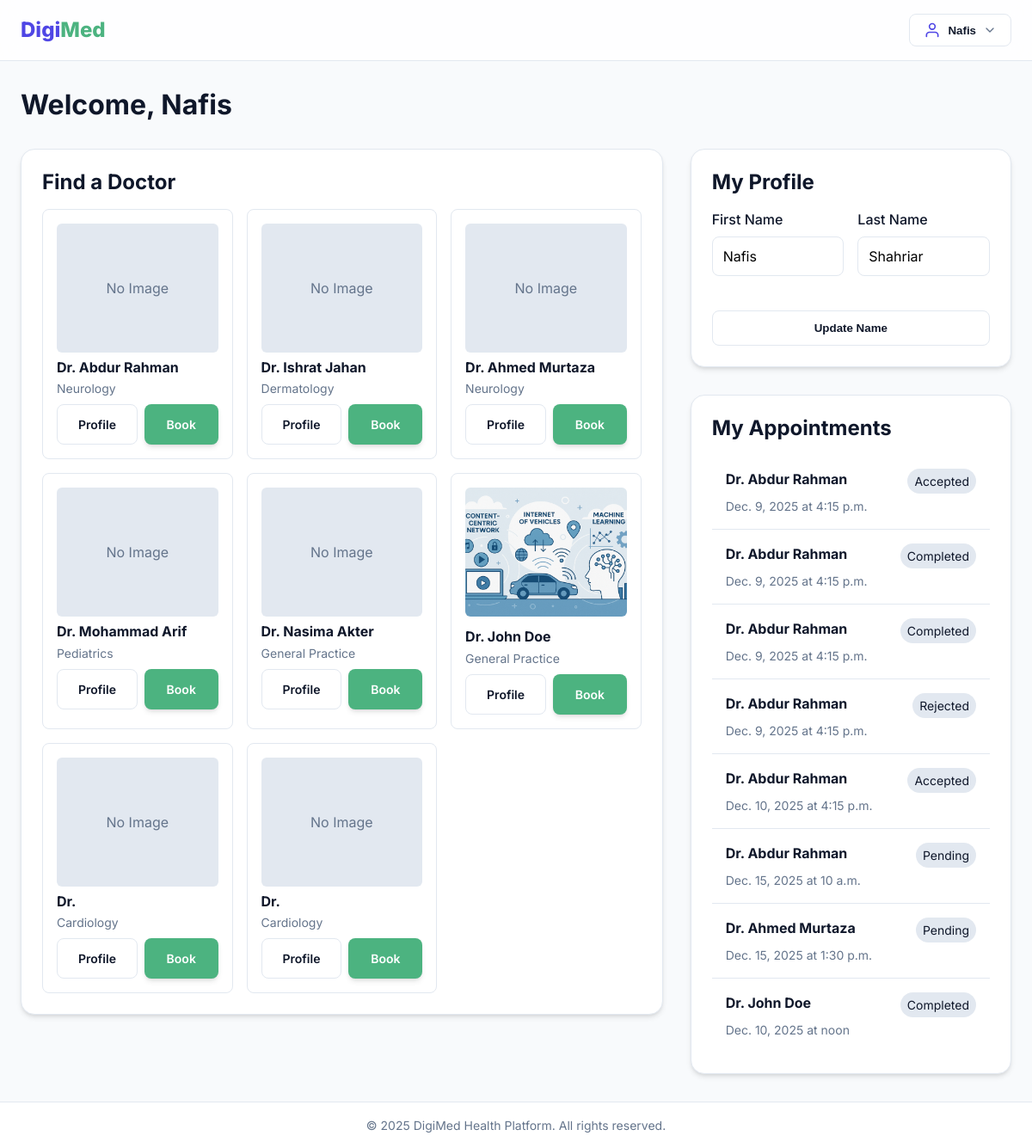
The page /auth/dashboard/patient/ (signed in) on the database its author committed.
### users/models.py (models this page shows, shortened)
class User(AbstractUser):
    IS_PATIENT = 'patient'
    IS_DOCTOR = 'doctor'
    IS_ADMIN = 'admin'
    ROLE_CHOICES = [
        (IS_PATIENT, 'Patient'),
        (IS_DOCTOR, 'Doctor'),
        (IS_ADMIN, 'Admin'),
    ]
    role = models.CharField(max_length=10, choices=ROLE_CHOICES, default=IS_PATIENT)
    def is_doctor(self):
        return self.role == self.IS_DOCTOR
    def is_patient(self):
        return self.role == self.IS_PATIENT

class DoctorProfile(models.Model):
    user = models.OneToOneField(User, on_delete=models.CASCADE, related_name='doctor_profile')
    specialization = models.ForeignKey(Specialization, on_delete=models.SET_NULL, null=True)
    bio = models.TextField(blank=True)
    profile_picture = models.ImageField(upload_to='doctors/', blank=True, null=True)
    is_verified = models.BooleanField(default=False)
    start_time = models.TimeField(default='09:00')
    end_time = models.TimeField(default='17:00')
    working_days = models.CharField(max_length=100, default='Mon,Tue,Wed,Thu,Fri', help_text="Comma-separated days (e.g. Mon,Tue)")

class Specialization(models.Model):
    name = models.CharField(max_length=100)
    description = models.TextField(blank=True)
    def __str__(self):
        return self.name

### appointments/models.py (models this page shows, shortened)
class Appointment(models.Model):
    STATUS_CHOICES = [
        ('pending', 'Pending'),
        ('accepted', 'Accepted'),
        ('rejected', 'Rejected'),
        ('completed', 'Completed'),
    ]
    patient = models.ForeignKey(settings.AUTH_USER_MODEL, on_delete=models.CASCADE, related_name='appointments_as_patient')
    doctor = models.ForeignKey(settings.AUTH_USER_MODEL, on_delete=models.CASCADE, related_name='appointments_as_doctor')
    date = models.DateField()
    time = models.TimeField()
    status = models.CharField(max_length=10, choices=STATUS_CHOICES, default='pending')
    symptoms = models.TextField(blank=True)
    created_at = models.DateTimeField(auto_now_add=True)

### users/views.py (the view)
# urls.py: path('dashboard/patient/', views.patient_dashboard, name='patient_dashboard'),
@login_required
def patient_dashboard(request):
    if not request.user.is_patient():
        return redirect('home')
    doctors = DoctorProfile.objects.all()
    appointments = Appointment.objects.filter(patient=request.user)
    from .forms import PatientNameForm
    form = PatientNameForm(instance=request.user)
    if request.method == 'POST':
        form = PatientNameForm(request.POST, instance=request.user)
        if form.is_valid():
            form.save()
            return redirect('patient_dashboard')
    return render(request, 'users/patient_dashboard.html', {
        'doctors': doctors,
        'appointments': appointments,
        'form': form
    })

### users/forms.py
class PatientNameForm(forms.ModelForm):
    first_name = forms.CharField(max_length=30, required=True, widget=forms.TextInput(attrs={'class': 'form-control'}))
    last_name = forms.CharField(max_length=30, required=True, widget=forms.TextInput(attrs={'class': 'form-control'}))
    class Meta:
        model = User
        fields = ['first_name', 'last_name']

### templates/users/patient_dashboard.html (shortened to what this page needs)
{% extends 'base.html' %}
{% block content %}
<h1 style="margin-bottom: 2rem;">Welcome, {{ user.first_name|default:user.username }}</h1>
<div style="display: grid; grid-template-columns: 2fr 1fr; gap: 2rem;">
    <div>
        <div class="card" style="margin-bottom: 2rem;">
            <h2>Find a Doctor</h2>
            <div
                style="display: grid; grid-template-columns: repeat(auto-fill, minmax(200px, 1fr)); gap: 1rem; margin-top: 1rem;">
                {% for doc in doctors %}
                <div style="border: 1px solid var(--border); padding: 1rem; border-radius: var(--radius-md);">
                    {% if doc.profile_picture %}
                    <img src="{{ doc.profile_picture.url }}" alt="{{ doc.user.username }}"
                        style="width: 100%; height: 150px; object-fit: cover; border-radius: var(--radius-sm); margin-bottom: 0.5rem;">
                    {% else %}
                    <div
                        style="width: 100%; height: 150px; background: #e2e8f0; display: flex; align-items: center; justify-content: center; border-radius: var(--radius-sm); margin-bottom: 0.5rem; color: #64748b;">
                        No Image</div>
                    {% endif %}
                    <h4 style="margin-bottom: 0.25rem;">Dr. {{ doc.user.first_name }} {{ doc.user.last_name }}</h4>
                    <p style="color: var(--text-muted); font-size: 0.875rem;">{{ doc.specialization }}</p>
                    <div style="display: grid; grid-template-columns: 1fr 1fr; gap: 0.5rem; margin-top: 0.5rem;">
                        <a href="{% url 'doctor_detail' doc.user.id %}" class="btn btn-secondary"
                            style="font-size: 0.875rem;">Profile</a>
                        <a href="{% url 'book_appointment' doc.user.id %}" class="btn btn-primary"
                            style="font-size: 0.875rem;">Book</a>
                    </div>
                </div>
                {% empty %}
                <p>No doctors available yet.</p>
                {% endfor %}
            </div>
        </div>
    </div>
    <div>
        <div class="card" style="margin-bottom: 2rem;">
            <h2>My Profile</h2>
            <form method="post" style="margin-top: 1rem;">
                <div style="display: grid; grid-template-columns: 1fr 1fr; gap: 1rem; margin-bottom: 1rem;">
                    <div class="form-group">
                        <label class="form-label">First Name</label>
                        {{ form.first_name }}
                    </div>
                    <div class="form-group">
                        <label class="form-label">Last Name</label>
                        {{ form.last_name }}
                    </div>
                </div>
                <button type="submit" class="btn btn-secondary" style="width: 100%;">Update Name</button>
            </form>
        </div>
        <div class="card">
            <h2>My Appointments</h2>
            <div style="margin-top: 1rem;">
                {% for appt in appointments %}
                <div
                    style="padding: 1rem; border-bottom: 1px solid var(--border); {% if forloop.last %}border-bottom: none;{% endif %}">
                    <div style="display: flex; justify-content: space-between; margin-bottom: 0.25rem;">
                        <strong>Dr. {{ appt.doctor.first_name }} {{ appt.doctor.last_name }}</strong>
                        <span
                            style="font-size: 0.875rem; padding: 0.25rem 0.5rem; border-radius: 999px; background: #e2e8f0;">
                            {{ appt.get_status_display }}
                        </span>
                    </div>
                    <p style="color: var(--text-muted); font-size: 0.875rem;">{{ appt.date }} at {{ appt.time }}</p>
                </div>
                {% empty %}
                <p style="color: var(--text-muted);">No appointments booked.</p>
                {% endfor %}
            </div>
        </div>
    </div>
</div>
{% endblock %}

### templates/base.html (shortened to what this page needs)
{% load static %}
<!DOCTYPE html>
<html lang="en">
<head>
    <link rel="stylesheet" href="{% static 'css/style.css' %}">
</head>
<body>
    <nav class="navbar">
        <div class="container nav-content">
            <a href="{% url 'home' %}" class="nav-brand">
                <span class="brand-digi">Digi</span><span class="brand-med">Med</span>
            </a>
            <div class="nav-links">
                {% if user.is_authenticated %}
                <div class="user-dropdown">
                    <button class="user-dropdown-btn" onclick="toggleUserDropdown()">
                        <svg class="user-icon" xmlns="http://www.w3.org/2000/svg" width="20" height="20"
                            viewBox="0 0 24 24" fill="none" stroke="currentColor" stroke-width="2"
                            stroke-linecap="round" stroke-linejoin="round">
                            <path d="M20 21v-2a4 4 0 0 0-4-4H8a4 4 0 0 0-4 4v2"></path>
                            <circle cx="12" cy="7" r="4"></circle>
                        </svg>
                        <span>{{ user.first_name|default:user.username }}</span>
                        <svg class="dropdown-arrow" xmlns="http://www.w3.org/2000/svg" width="16" height="16"
                            viewBox="0 0 24 24" fill="none" stroke="currentColor" stroke-width="2"
                            stroke-linecap="round" stroke-linejoin="round">
                            <polyline points="6 9 12 15 18 9"></polyline>
                        </svg>
                    </button>
                </div>
                {% endif %}
            </div>
        </div>
    </nav>
    <main class="container" style="padding-top: 2rem; padding-bottom: 2rem;">
        {% block content %}
        {% endblock %}
    </main>
    <footer
        style="background: var(--surface); border-top: 1px solid var(--border); padding: 1rem 0; text-align: center; color: var(--text-muted); font-size: 0.875rem;">
        <div class="container">
            <p>&copy; {% now "Y" %} DigiMed Health Platform. All rights reserved.</p>
        </div>
    </footer>
</body>
</html>

### static/css/style.css (style rules this page uses)
:root { --primary: #4f46e5; --primary-hover: #4338ca; --secondary: #0ea5e9; --accent: #f43f5e; --background: #f8fafc; --surface: #ffffff; --text-main: #0f172a; --text-muted: #64748b; --border: #e2e8f0; --radius-sm: 0.375rem; --radius-md: 0.5rem; --radius-lg: 1rem; --shadow-sm: 0 1px 2px 0 rgb(0 0 0 / 0.05); --shadow-md: 0 4px 6px -1px rgb(0 0 0 / 0.1), 0 2px 4px -2px rgb(0 0 0 / 0.1); --shadow-lg: 0 10px 15px -3px rgb(0 0 0 / 0.1), 0 4px 6px -4px rgb(0 0 0 / 0.1); --font-heading: 'Inter', sans-serif; --font-body: 'Inter', sans-serif; }
* { box-sizing: border-box; margin: 0; padding: 0; }
body { font-family: var(--font-body); background-color: var(--background); color: var(--text-main); line-height: 1.5; -webkit-font-smoothing: antialiased; min-height: 100vh; display: flex; flex-direction: column; }
main { flex: 1; }
h1, h2, h3, h4, h5, h6 { font-family: var(--font-heading); font-weight: 700; line-height: 1.2; margin-bottom: 1rem; color: var(--text-main); }
a { color: var(--primary); text-decoration: none; transition: color 0.2s; }
.container { width: 100%; max-width: 1280px; margin: 0 auto; padding: 0 1.5rem; }
.btn { display: inline-flex; align-items: center; justify-content: center; padding: 0.75rem 1.5rem; border-radius: var(--radius-md); font-weight: 600; cursor: pointer; transition: all 0.2s; border: none; }
.btn-primary { background: #4CB380; color: white; box-shadow: var(--shadow-md); }
.btn-secondary { background: white; border: 1px solid var(--border); color: var(--text-main); }
.card { background: var(--surface); border-radius: var(--radius-lg); padding: 1.5rem; box-shadow: var(--shadow-md); border: 1px solid var(--border); transition: translate 0.2s, box-shadow 0.2s; }
.form-group { margin-bottom: 1.5rem; }
.form-label { display: block; margin-bottom: 0.5rem; font-weight: 500; color: var(--text-main); }
.form-control { width: 100%; padding: 0.75rem; border: 1px solid var(--border); border-radius: var(--radius-md); font-family: inherit; font-size: 1rem; transition: border-color 0.2s ring 0.2s; }
.navbar { background: rgba(255, 255, 255, 0.8); backdrop-filter: blur(12px); border-bottom: 1px solid var(--border); position: sticky; top: 0; z-index: 100; padding: 1rem 0; }
.nav-content { display: flex; justify-content: space-between; align-items: center; width: 100%; }
.nav-brand { font-size: 1.5rem; font-weight: 800; text-decoration: none; display: flex; }
.brand-digi { color: var(--primary); }
.brand-med { color: #4CB380; }
.nav-links { display: flex; gap: 1.5rem; align-items: center; }
.user-dropdown { position: relative; }
.user-dropdown-btn { display: flex; align-items: center; gap: 0.5rem; padding: 0.5rem 1rem; background: var(--surface); border: 1px solid var(--border); border-radius: var(--radius-md); cursor: pointer; font-weight: 600; color: var(--text-main); transition: all 0.2s; }
.user-icon { color: var(--primary); }
.dropdown-arrow { color: var(--text-muted); transition: transform 0.2s; }

### rows shown on the page
User: first_name "Nafis", last_name "Shahriar"
DoctorProfile: profile_picture "No Image", user.first_name "Abdur", user.last_name "Rahman", specialization "Neurology"
DoctorProfile: profile_picture "No Image", user.first_name "Ishrat", user.last_name "Jahan", specialization "Dermatology"
DoctorProfile: profile_picture "No Image", user.first_name "Ahmed", user.last_name "Murtaza", specialization "Neurology"
DoctorProfile: profile_picture "No Image", user.first_name "Mohammad", user.last_name "Arif", specialization "Pediatrics"
DoctorProfile: profile_picture "No Image", user.first_name "Nasima", user.last_name "Akter", specialization "General Practice"
DoctorProfile: profile_picture (picture), user.first_name "John", user.last_name "Doe", specialization "General Practice"
DoctorProfile: profile_picture "No Image", specialization "Cardiology"
DoctorProfile: profile_picture "No Image", specialization "Cardiology"
Appointment: doctor.first_name "Abdur", doctor.last_name "Rahman", status "Accepted", date "Dec. 9, 2025", time "4:15 p.m."
Appointment: doctor.first_name "Abdur", doctor.last_name "Rahman", status "Completed", date "Dec. 9, 2025", time "4:15 p.m."
Appointment: doctor.first_name "Abdur", doctor.last_name "Rahman", status "Completed", date "Dec. 9, 2025", time "4:15 p.m."
Appointment: doctor.first_name "Abdur", doctor.last_name "Rahman", status "Rejected", date "Dec. 9, 2025", time "4:15 p.m."
Appointment: doctor.first_name "Abdur", doctor.last_name "Rahman", status "Accepted", date "Dec. 10, 2025", time "4:15 p.m."
Appointment: doctor.first_name "Abdur", doctor.last_name "Rahman", status "Pending", date "Dec. 15, 2025", time "10 a.m."
Appointment: doctor.first_name "Ahmed", doctor.last_name "Murtaza", status "Pending", date "Dec. 15, 2025", time "1:30 p.m."
Appointment: doctor.first_name "John", doctor.last_name "Doe", status "Completed", date "Dec. 10, 2025", time "noon"
